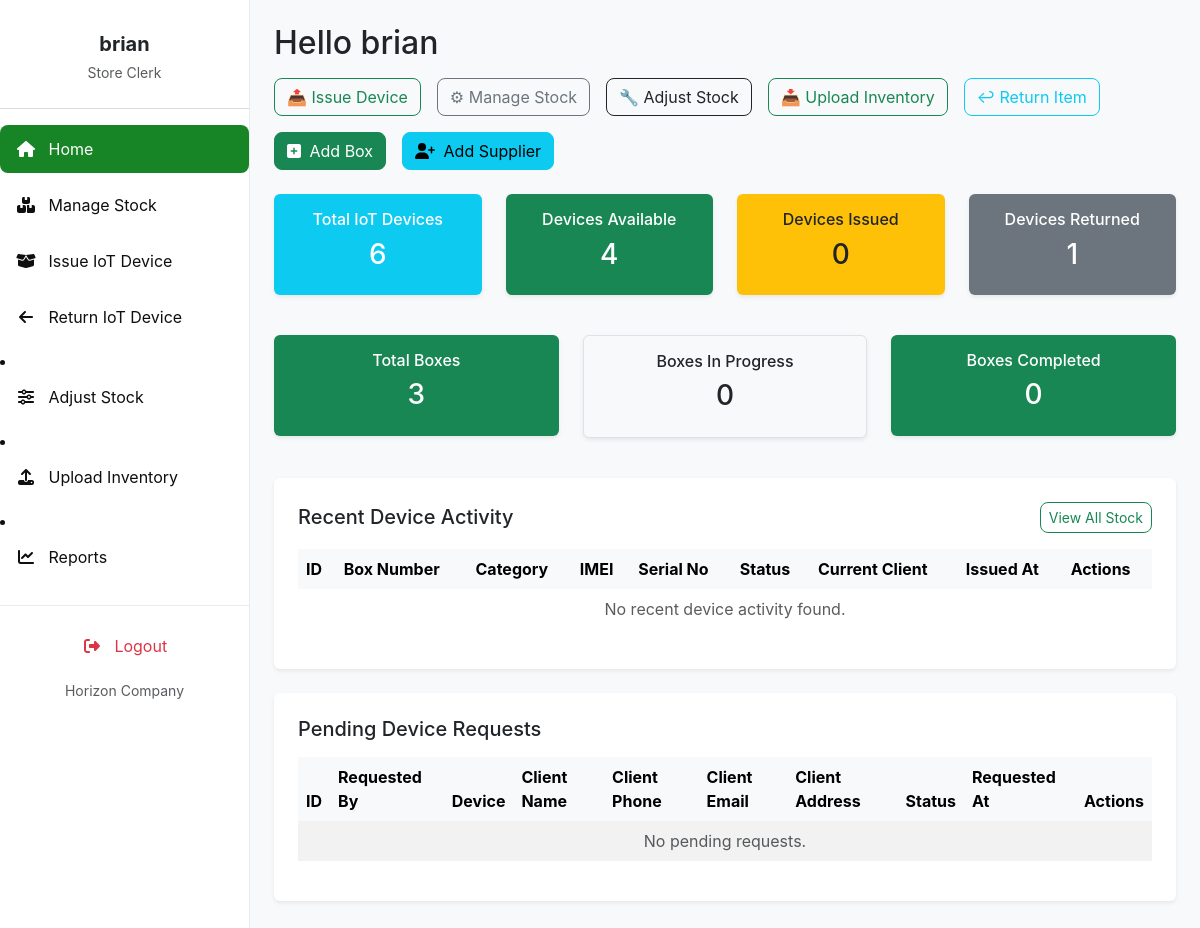
The app's page /store_clerk_dashboard/ (signed in), older data.
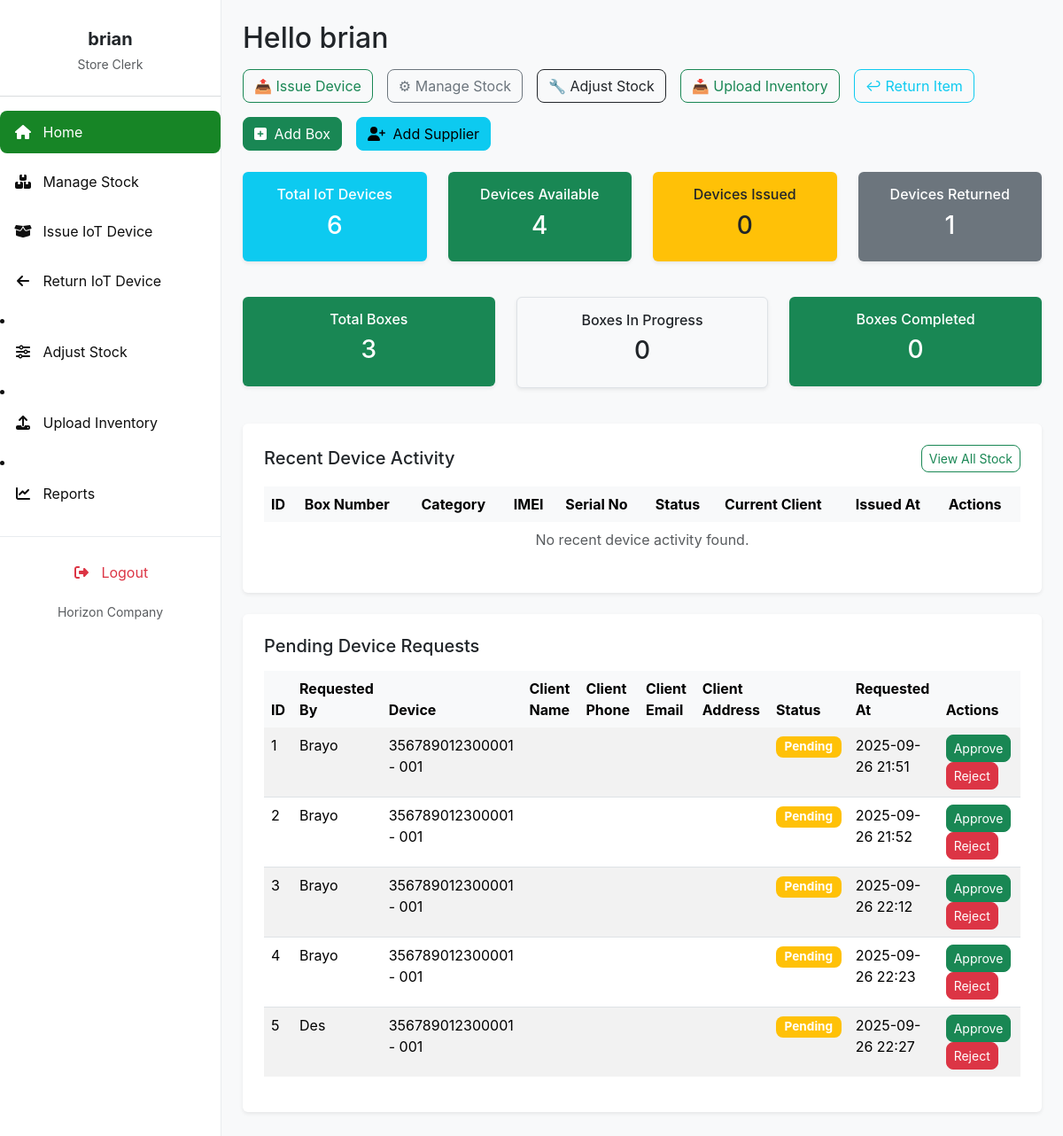
The same page, newer data.
### invent/models.py (models this page shows, shortened)
class DeviceRequest(models.Model):
    device = models.ForeignKey(
        "Device",  # 👈 reference by string to avoid circular import
        on_delete=models.CASCADE,
        related_name="requests"
    )
    requestor = models.ForeignKey(
        User,  # still linked to the User model
        on_delete=models.CASCADE,
        related_name="device_requests"
    )
    client = models.ForeignKey(
        "Client",  # 👈 reference by string to avoid circular import
        on_delete=models.CASCADE,
        related_name="client_requests",
        null=True,
        blank=True
    )
    quantity = models.PositiveIntegerField(default=1)
    reason = models.TextField(blank=True, null=True)
    application_date = models.DateField(default=timezone.now)
    STATUS_CHOICES = [
        ('Pending', 'Pending'),
        ('Approved', 'Approved'),
        ('Issued', 'Issued'),
        ('Rejected', 'Rejected'),
        ('Cancelled', 'Cancelled'),
        ('Partially Returned', 'Partially Returned'),
        ('Fully Returned', 'Fully Returned'),
    ]
    status = models.CharField(
        max_length=20, choices=STATUS_CHOICES, default='Pending'
    )
    date_requested = models.DateTimeField(auto_now_add=True)
    date_issued = models.DateTimeField(null=True, blank=True)
    returned_quantity = models.PositiveIntegerField(default=0)
    _original_status = None
    def __init__(self, *args, **kwargs):
        super().__init__(*args, **kwargs)
        self._original_status = self.status

class Device(models.Model):
    box = models.ForeignKey(Box, on_delete=models.CASCADE, related_name='devices')
    product_id = models.CharField(max_length=30, unique=True)
    supplier = models.ForeignKey(Supplier, on_delete=models.SET_NULL, null=True, blank=True, to_field='supplier_id', related_name='devices')
    imei_no = models.CharField(max_length=50, unique=True)
    serial_no = models.CharField(max_length=50, unique=True, null=True, blank=True)
    category = models.CharField(max_length=50)
    description = models.TextField(blank=True)
    selling_price_usd = models.DecimalField(max_digits=10, decimal_places=2, null=True, blank=True)
    selling_price_ksh = models.DecimalField(max_digits=10, decimal_places=2, null=True, blank=True)
    selling_price_tsh = models.DecimalField(max_digits=10, decimal_places=2, null=True, blank=True)
    status = models.CharField(
        max_length=20,
        choices=(
            ('available', 'Available'),
            ('issued', 'Issued'),
            ('returned', 'Returned'),
            ('faulty', 'Faulty'),
        ),
        default='available'
    )

class Box(models.Model):
    number = models.CharField(max_length=50, unique=True)
    status = models.CharField(
        max_length=20,
        choices=(
            ('available', 'Available'),
            ('in_progress', 'In Progress'),
            ('completed', 'Completed'),
        ),
        default='available'
    )

### invent/views.py (the view, shortened to what this page needs)
# urls.py: path('store_clerk_dashboard/', views.store_clerk_dashboard,
@login_required
@permission_required('invent.view_inventoryitem', raise_exception=True)
def store_clerk_dashboard(request):
    inventory_items = InventoryItem.objects.all()
    total_inventory_items = inventory_items.aggregate(
        total_sum=Sum('quantity_total'))['total_sum'] or 0
    items_issued = inventory_items.aggregate(
        total_issued=Sum('quantity_issued'))['total_issued'] or 0
    items_returned = inventory_items.aggregate(
        total_returned=Sum('quantity_returned'))['total_returned'] or 0
    items_for_dashboard = inventory_items.order_by('-created_at')[:5]
    pending_requests_count = ItemRequest.objects.filter(
        status='Pending').count()
    issued_but_not_fully_returned_count = ItemRequest.objects.filter(
        status='Issued'
    ).exclude(
        quantity__lte=F('returned_quantity')
    ).count()
    total_devices = Device.objects.count()
    devices_available = Device.objects.filter(status='available').count()
    devices_issued = Device.objects.filter(status='issued').count()
    devices_returned = Device.objects.filter(status='returned').count()
    total_boxes = Box.objects.count()
    boxes_in_progress = Box.objects.filter(status='in_progress').count()
    boxes_completed = Box.objects.filter(status='completed').count()
    from .models import IssuanceRecord
    recent_issuances = (
        IssuanceRecord.objects
        .select_related('device', 'device__box', 'client')
        .order_by('-issued_at')[:10]
    )
    seen = set()
    recent_devices = []
    pending_device_requests = DeviceRequest.objects.filter(status="Pending").select_related("requestor", "device", "client")
    context = {
        'total_items': total_inventory_items,
        'items_issued': items_issued,
        'items_returned': items_returned,
        'items': items_for_dashboard,
        'pending_requests_count': pending_requests_count,
        'issued_but_not_fully_returned_count': issued_but_not_fully_returned_count,
        "total_devices": total_devices,
        "devices_available": devices_available,
        "devices_issued": devices_issued,
        "devices_returned": devices_returned,
        "total_boxes": total_boxes,
        "boxes_in_progress": boxes_in_progress,
        "boxes_completed": boxes_completed,
        "recent_devices": recent_devices,
        "pending_device_requests": pending_device_requests,  # ✅ pass to template
    }
    return render(request, 'invent/store_clerk_dashboard.html', context)

### invent/templates/invent/store_clerk_dashboard.html (shortened to what this page needs)
{% extends 'invent/base_store_clerk.html' %}
{% load static %}
{% block content %}
<h2 class="mb-3">Hello {{ user.first_name|default:user.username }}</h2>
<div class="d-flex flex-wrap gap-3 mb-4">
    <a class="btn btn-outline-primary" href="{% url 'issue_device' %}">📤 Issue Device</a>
    <a class="btn btn-outline-secondary" href="{% url 'manage_stock' %}">⚙ Manage Stock</a>
    <a class="btn btn-outline-dark" href="{% url 'adjust_stock' %}">🔧 Adjust Stock</a>
    <a class="btn btn-outline-success" href="{% url 'upload_inventory' %}">📥 Upload Inventory</a>
    <a class="btn btn-outline-info" href="{% url 'list_issued_requests_for_return' %}">↩ Return Item</a>
    <a href="{% url 'add_box' %}" class="btn btn-success"><i class="fas fa-plus-square me-1"></i> Add Box</a>
    <a href="{% url 'add_supplier' %}" class="btn btn-info"><i class="fas fa-user-plus me-1"></i> Add Supplier</a>
</div>
<div class="row text-center mb-4">
    <div class="col-sm-6 col-md-3 mb-3">
        <div class="dashboard-card bg-info text-white p-3 rounded shadow-sm">
            <h6>Total IoT Devices</h6>
            <h3>{{ total_devices }}</h3>
        </div>
    </div>
    <div class="col-sm-6 col-md-3 mb-3">
        <div class="dashboard-card bg-success text-white p-3 rounded shadow-sm">
            <h6>Devices Available</h6>
            <h3>{{ devices_available }}</h3>
        </div>
    </div>
    <div class="col-sm-6 col-md-3 mb-3">
        <div class="dashboard-card bg-warning text-dark p-3 rounded shadow-sm">
            <h6>Devices Issued</h6>
            <h3>{{ devices_issued }}</h3>
        </div>
    </div>
    <div class="col-sm-6 col-md-3 mb-3">
        <div class="dashboard-card bg-secondary text-white p-3 rounded shadow-sm">
            <h6>Devices Returned</h6>
            <h3>{{ devices_returned }}</h3>
        </div>
    </div>
</div>
<div class="row text-center mb-4">
    <div class="col-sm-6 col-md-4 mb-3">
        <div class="dashboard-card bg-primary text-white p-3 rounded shadow-sm">
            <h6>Total Boxes</h6>
            <h3>{{ total_boxes }}</h3>
        </div>
    </div>
    <div class="col-sm-6 col-md-4 mb-3">
        <div class="dashboard-card bg-light border p-3 rounded shadow-sm">
            <h6>Boxes In Progress</h6>
            <h3>{{ boxes_in_progress }}</h3>
        </div>
    </div>
    <div class="col-sm-6 col-md-4 mb-3">
        <div class="dashboard-card bg-success text-white p-3 rounded shadow-sm">
            <h6>Boxes Completed</h6>
            <h3>{{ boxes_completed }}</h3>
        </div>
    </div>
</div>
<div class="bg-white p-4 rounded shadow-sm mb-4">
    <div class="d-flex justify-content-between align-items-center mb-3 flex-wrap">
        <h5 class="mb-2 mb-sm-0">Recent Device Activity</h5>
        <a href="{% url 'inventory_list' %}" class="btn btn-sm btn-outline-primary">View All Stock</a>
    </div>
    <div class="table-responsive">
        <table class="table table-hover">
            <thead class="table-light">
                <tr>
                    <th>ID</th>
                    <th>Box Number</th>
                    <th>Category</th>
                    <th>IMEI</th>
                    <th>Serial No</th>
                    <th>Status</th>
                    <th>Current Client</th>
                    <th>Issued At</th>
                    <th>Actions</th>
                </tr>
            </thead>
            <tbody>
                {% for device in recent_devices %}
                <tr>
                    <td>{{ device.id }}</td>
                    <td>{{ device.box.number }}</td>
                    <td>{{ device.category }}</td>
                    <td>{{ device.imei_no }}</td>
                    <td>{{ device.serial_no|default:"-" }}</td>
                    <td>
                        <span class="badge
                            {% if device.status == 'available' %}bg-success
                            {% elif device.status == 'issued' %}bg-primary
                            {% elif device.status == 'returned' %}bg-secondary
                            {% elif device.status == 'faulty' %}bg-danger
                            {% else %}bg-dark{% endif %}">
                            {{ device.get_status_display }}
                        </span>
                    </td>
                    <td>
                        {% if device.current_client %}
                            {{ device.current_client.name }}
                        {% else %}
                            -
                        {% endif %}
                    </td>
                    <td>{{ device.issued_at|default:"-"|date:"Y-m-d H:i" }}</td>
                    <td>
                        <a href="{% url 'issue_device' %}" class="btn btn-sm btn-success me-1" title="Issue Device">
                            <i class="fas fa-share-square"></i>
                        </a>
                        <a href="{% url 'return_device' %}" class="btn btn-sm btn-warning" title="Process Return">
                            <i class="fas fa-undo"></i>
                        </a>
                    </td>
                </tr>
                {% empty %}
                <tr><td colspan="9" class="text-center text-muted">No recent device activity found.</td></tr>
                {% endfor %}
            </tbody>
        </table>
    </div>
</div>
<div class="bg-white p-4 rounded shadow-sm mb-4">
    <h5 class="mb-3">Pending Device Requests</h5>
    <div class="table-responsive">
        <table class="table table-striped">
            <thead class="table-light">
                <tr>
                    <th>ID</th>
                    <th>Requested By</th>
                    <th>Device</th>
                    <th>Client Name</th>
                    <th>Client Phone</th>
                    <th>Client Email</th>
                    <th>Client Address</th>
                    <th>Status</th>
                    <th>Requested At</th>
                    <th>Actions</th>
                </tr>
            </thead>
            <tbody>
                {% for req in pending_device_requests %}
                <tr>
                    <td>{{ req.id }}</td>
                    <td>{{ req.requestor.username }}</td>
                    <td>{{ req.device.imei_no }} - {{ req.device.box.number }}</td>
                    <td>{{ req.client.name }}</td>
                    <td>{{ req.client.phone_no }}</td>
                    <td>{{ req.client.email }}</td>
                    <td>{{ req.client.address }}</td>
                    <td>
                        <span class="badge {% if req.status == 'Pending' %}bg-warning{% else %}bg-success{% endif %}">
                            {{ req.status }}
                        </span>
                    </td>
                    <td>{{ req.date_requested|date:"Y-m-d H:i" }}</td>
                    <td>
                        <a href="{% url 'approve_request' req.id %}" class="btn btn-sm btn-success">Approve</a>
                        <a href="{% url 'reject_request' req.id %}" class="btn btn-sm btn-danger">Reject</a>
                    </td>
                </tr>
                {% empty %}
                <tr><td colspan="10" class="text-center text-muted">No pending requests.</td></tr>
                {% endfor %}
            </tbody>
        </table>
    </div>
</div>
{% endblock %}

### invent/templates/invent/base_store_clerk.html (shortened to what this page needs)
<!DOCTYPE html>
<html lang="en">
<head>
    <link href="https://cdn.jsdelivr.net/npm/bootstrap@5.3.3/dist/css/bootstrap.min.css" rel="stylesheet">
    <link href="https://cdnjs.cloudflare.com/ajax/libs/font-awesome/6.4.0/css/all.min.css" rel="stylesheet">
    <link href="https://cdn.jsdelivr.net/npm/select2@4.1.0-rc.0/dist/css/select2.min.css" rel="stylesheet" />
    <link href="https://cdn.jsdelivr.net/npm/select2-bootstrap-5-theme@1.3.0/dist/select2-bootstrap-5-theme.min.css" rel="stylesheet" />
</head>
<body>
    <nav id="sidebarMenu" class="sidebar-wrapper collapse d-md-block">
        <div class="sidebar-content">
            <div class="text-center mb-4 pt-3">
                <h5 class="fw-bold mb-1 text-dark">{{ user.first_name|default:user.username }}</h5>
                <small class="text-muted">Store Clerk</small>
            </div>
            <hr class="border-secondary opacity-25" />
            <ul class="nav flex-column">
                <li class="nav-item mb-2">
                    <a class="nav-link {% if request.resolver_match.url_name == 'store_clerk_dashboard' %}active{% endif %}" href="{% url 'store_clerk_dashboard' %}">
                       <i class="fas fa-fw fa-home me-2"></i> Home
                    </a>
                </li>
                <li class="nav-item mb-2">
                    <a class="nav-link {% if request.resolver_match.url_name == 'manage_stock' %}active{% endif %}" href="{% url 'manage_stock' %}">
                        <i class="fas fa-fw fa-boxes me-2"></i> Manage Stock
                    </a>
                </li>
                <li class="nav-item mb-2">
                    <a class="nav-link {% if request.resolver_match.url_name == 'issue_device' %}active{% endif %}" href="{% url 'issue_device' %}">
                        <i class="fas fa-fw fa-box-open me-2"></i> Issue IoT Device
                    </a>
                </li>
                <li class="nav-item mb-2">
                    <a class="nav-link {% if request.resolver_match.url_name == 'return_device' %}active{% endif %}" href="{% url 'return_device' %}">
                        <i class="fas fa-fw fa-arrow-left me-2"></i> Return IoT Device
                    </a>
                </li>
            </ul>
                <li class="nav-item mb-2">
                    <a class="nav-link {% if request.resolver_match.url_name == 'adjust_stock' %}active{% endif %}" href="{% url 'adjust_stock' %}">
                        <i class="fas fa-fw fa-sliders-h me-2"></i> Adjust Stock
                    </a>
                </li>
                <li class="nav-item mb-2">
                    <a class="nav-link {% if request.resolver_match.url_name == 'upload_inventory' %}active{% endif %}" href="{% url 'upload_inventory' %}">
                        <i class="fas fa-fw fa-upload me-2"></i> Upload Inventory
                    </a>
                </li>
                <li class="nav-item mb-2">
                    <a class="nav-link {% if request.resolver_match.url_name == 'reports' %}active{% endif %}" href="{% url 'reports' %}">
                        <i class="fas fa-fw fa-chart-line me-2"></i> Reports
                    </a>
                </li>
        </div>
        <div class="sidebar-bottom">
            <ul class="nav flex-column mb-2">
                <li class="nav-item">
                    <a class="nav-link text-danger logout-link" href="{% url 'logout' %}">
                        <i class="fas fa-fw fa-right-from-bracket me-2"></i> Logout
                    </a>
                </li>
            </ul>
            <small class="text-muted">Horizon Company</small>
        </div>
    </nav>
    <main class="main-content">
        {% block content %}{% endblock %}
    </main>
</body>
</html>

Row changes from the older to the newer data that the page shows:
added DeviceRequest: id "1", requestor.username "Brayo", device.imei_no "356789012300001", device.box.number "001", status "Pending", date_requested "2025-09-26 21:51"
added DeviceRequest: id "2", requestor.username "Brayo", device.imei_no "356789012300001", device.box.number "001", status "Pending", date_requested "2025-09-26 21:52"
added DeviceRequest: id "3", requestor.username "Brayo", device.imei_no "356789012300001", device.box.number "001", status "Pending", date_requested "2025-09-26 22:12"
added DeviceRequest: id "4", requestor.username "Brayo", device.imei_no "356789012300001", device.box.number "001", status "Pending", date_requested "2025-09-26 22:23"
added DeviceRequest: id "5", requestor.username "Des", device.imei_no "356789012300001", device.box.number "001", status "Pending", date_requested "2025-09-26 22:27"
Text that changed along with them:
text no longer shown: "No pending requests."
